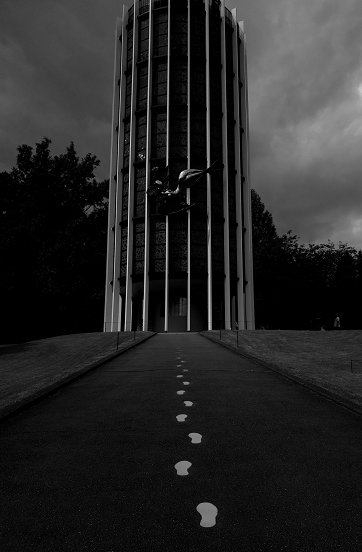
#> input picture img_ref.png, 362 x 552 px
$ python histgram_matching.py img_ref.png img_src1.png out.png
#> lines starting #> are read from the running program, lines starting #| are printed output that depends on the picture
# -*- coding: utf-8 -*-
# histgram maching (only for grayscale image)
#
# usage:
# $python histgram_matching.py source_img_name reference_img_name output_img_name
#
# algorithm:
# https://en.wikipedia.org/wiki/Histogram_matching
#
import cv2
import sys
import numpy as np
from matplotlib import pyplot as plt


#compute histgram (pdf) and cdf
# pdf: probability density function     : 確率密度関数
# cdf: Cumulative distribution function : 累積分布関数
#
#  input is supporse to be a grayscale image
def calc_pdf_cdf ( img ) :
	height = img.shape[0]
	width  = img.shape[1]

	pdf = cv2.calcHist([img],[0],None,[256],[0,256] )
	pdf /= (width*height)
	pdf = np.array( pdf )

	cdf = np.zeros( 256 )
	cdf[0] = pdf[0]
	for i in range(1,256) :
		cdf[i] = cdf[i-1] + pdf[i]

	return pdf, cdf


srcimg_name = sys.argv[1]
refimg_name = sys.argv[2]
outimg_name = sys.argv[3]

#画像を読み込み、グレースケール化し、float型に変換
src_img = cv2.cvtColor( cv2.imread( srcimg_name ), cv2.COLOR_RGB2GRAY)
#> src_img: shape (552, 362); min 0, max 255, mean 39
ref_img = cv2.cvtColor( cv2.imread( refimg_name ), cv2.COLOR_RGB2GRAY)
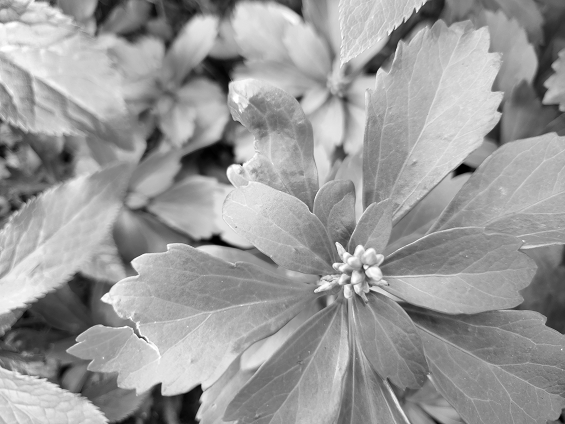
#> input picture img_src1.png, 565 x 424 px
#> ref_img: shape (424, 565); min 0, max 255, mean 154.3
cv2.imwrite("img11.png",src_img )

#calc pdf and cdf
src_pdf, src_cdf = calc_pdf_cdf(src_img)
#> in calc_pdf_cdf, `pdf = cv2.calcHist([img],[0],None,[256],[0,256] )`: pdf = 256 values, max 33349 at index 0, min 0 at index 215, mean 780.6
#> in calc_pdf_cdf, `pdf /= (width*height)`: pdf = 256 values, max 0.167 at index 0, min 0 at index 215, mean 0.00391
#> after the loop in calc_pdf_cdf, `for i in range(1,256) :`: cdf = 256 values from 0.167 to 1
#> src_pdf has the same summary as pdf in calc_pdf_cdf; src_cdf = 256 values from 0.167 to 1
ref_pdf, ref_cdf = calc_pdf_cdf(ref_img)
#> ref_pdf = 256 values, max 0.00945 at index 138, min 4.17e-05 at index 3, mean 0.00391; ref_cdf = 256 values from 0.00048 to 1

#calp mapping new_gray_level = mapping(old_gray_level)
mapping = np.zeros(256, dtype = int)

for i in range(256) :
	#search j such that src_cdf(i) = ref_cdf(j)
	# and set mapping[i] = j
	for j in range(256) :
		if ref_cdf[j] >= src_cdf[i] :
			break
	mapping[i] = j

#gen output image
out_img = np.zeros_like(src_img, dtype = np.uint8)
for i in range(256) :
	out_img[ src_img == i ] = mapping[i]
cv2.imwrite( outimg_name, out_img);
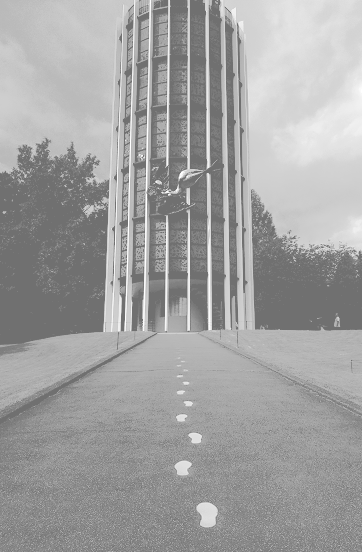
#> saved as out.png: shape (552, 362); min 112, max 255, mean 161.1


# check histgrams (これ以降はただのデバッグ)
out_pdf, out_cdf = calc_pdf_cdf(out_img)
print(src_pdf)
#> (printed output is left out)
plt.plot(src_cdf, color = 'r')
plt.plot(ref_cdf, color = 'g')
plt.plot(out_cdf, color = 'b')
plt.xlim([0,256])
plt.show()
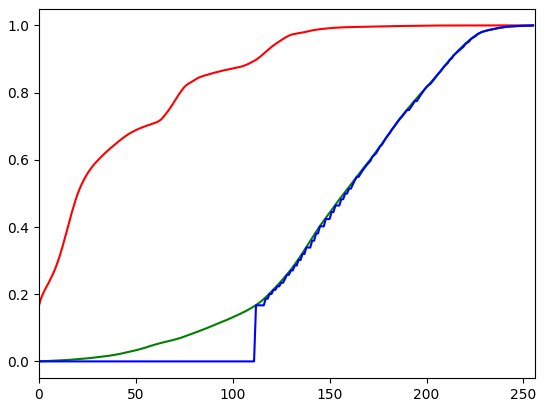
#> figure drawn by matplotlib, 1 panel; curve peaks at x = 255, y = 1; curve peaks at x = 255, y = 1; curve peaks at x = 255, y = 1
